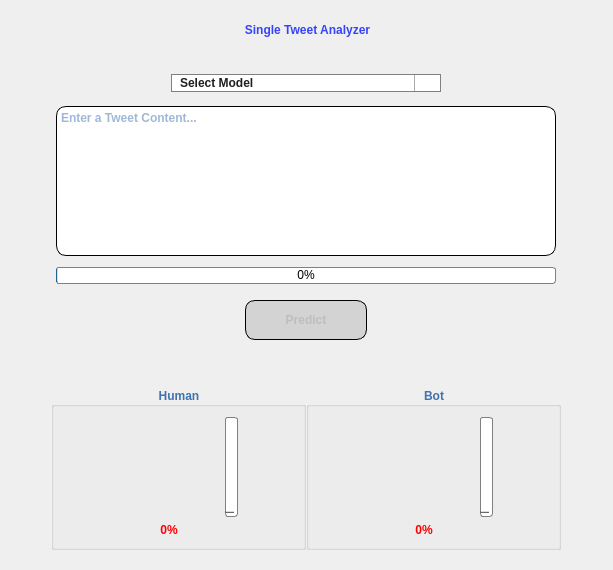
<?xml version="1.0" encoding="UTF-8"?>
<ui version="4.0">
 <class>SingleAnalyzer</class>
 <widget class="QWidget" name="SingleAnalyzer">
  <property name="enabled">
   <bool>true</bool>
  </property>
  <property name="geometry">
   <rect>
    <x>0</x>
    <y>0</y>
    <width>613</width>
    <height>570</height>
   </rect>
  </property>
  <property name="windowTitle">
   <string>Single Tweet Analyzer</string>
  </property>
  <property name="windowIcon">
   <iconset resource="source.qrc">
    <normaloff>:/images/icon.png</normaloff>:/images/icon.png</iconset>
  </property>
  <property name="styleSheet">
   <string notr="true">#lbl_title {
font: 75 20pt &quot;Microsoft YaHei UI&quot;;
font-weight: bold;
qproperty-alignment: AlignCenter;
color: qlineargradient(spread:pad, x1:0, y1:0, x2:1, y2:0, stop:0 #3643f7, stop:1 #3643f7);
}

#lbl_model {
font: 75 11pt &quot;Microsoft YaHei UI&quot;;
font-weight: bold;
color: black;
padding-left: 1px
}

QComboBox {
font: 75 10.5pt &quot;Microsoft YaHei UI&quot;;
font-weight: bold;
color: #1F1F21;
 border: 1px solid gray;
 border-radius: 10px;
 min-width: 6em;
padding-left: 8px;
qproperty-alignment: AlignCenter;
}
QComboBox::hover {
 border: 1px solid blue;
background: #f0f5f9;
}
/* QComboBox gets the &quot;on&quot; state when the popup is open */
QComboBox:!editable:on, QComboBox::drop-down:editable:on {
    color: qlineargradient(x1: 0, y1: 0, x2: 0, y2: 1,
                                stop: 0 #D3D3D3, stop: 0.4 #D8D8D8,
                                stop: 0.5 #DDDDDD, stop: 1.0 #E1E1E1);
}
QComboBox:on {
    borde-radius: 10px;
}

QComboBox::drop-down {
    subcontrol-origin: padding;
    subcontrol-position: top right;
    width: 25px;
    border-left-width: 1px;
    border-left-color: darkgray;
    border-left-style: solid; /* just a single line */
    border-top-right-radius: 10px; /* same radius as the QComboBox */
    border-bottom-right-radius: 10px;
}
QComboBox QAbstractItemView {
    border-radius: 10px;
    background: white;
    border: 1px solid gray;
    box-shadow: transparent;
    selection-background-color:lightblue;
	color: #1F1F21;
}

QComboBox::down-arrow {
image: url(:/images/arrow_down.png);
    width: 15px;
    height: 15px;
padding-right: 1px;
}

QTextEdit {
border: 1px solid; 
border-radius:10px;
background-color: palette(base);
font: 75 14pt &quot;Georgia, serif&quot;;
font-weight: bold;
color: #3f72af;
 min-width: 6em;
}

QTextEdit::disabled {
background-color: #D3D3D3;
}

#progressbar_batch::disabled {
background-color: #D3D3D3;
}
#lbl_result {
font: 75 18pt &quot;Microsoft YaHei UI&quot;;
font-weight: bold;
qproperty-alignment: AlignCenter;
color: #3f72af;
}

#btn_homepage {
background: transparent;
border-radius: 19px;
}

#btn_homepage::hover {
background: #3f72af;
}

#btn_help {
background: transparent;
border-radius: 19px;
}

#btn_help::hover {
background: #3f72af;
}

QPushButton {
font: 75 13pt &quot;Microsoft YaHei UI&quot;;
font-weight: bold;
border: 1px solid; 
border-radius:10px;
background-color: #f0f5f9;
}
QPushButton::disabled {
background-color: #D3D3D3;
}
QPushButton::hover {
background: #c9d6df;
}
QPushButton:pressed {
background: #3f72af;
}
QProgressBar:horizontal {
border: 1px solid gray;
border-radius: 3px;
background: white;
padding: 0px;
}
QProgressBar::chunk:horizontal {
background: qlineargradient(x1: 0, y1: 0,    x2: 0, y2: 1,
    stop: 0 #a8ff78, stop: 1 #78ffd6);
}

QProgressBar:vertical {
border: 1px solid gray;
border-radius: 3px;
background: white;
padding: 0px;
}
QProgressBar::chunk:vertical {
background: qlineargradient(x1: 0, y1: 0,    x2: 0, y2: 1,
    stop: 0 #a8ff78, stop: 1 #78ffd6);
}

QProgressBar::chunk:vertical::disabled {
background: qlineargradient(x1: 0, y1: 0,    x2: 0, y2: 1,
    stop: 0 #ED213A, stop: 1 #93291E);
}

QGroupBox {
font: 75 13pt &quot;Microsoft YaHei UI&quot;;
font-weight: bold;
color: #3f72af;
}

#lbl_human_result, #lbl_bot_result {
font: 75 13pt &quot;Microsoft YaHei UI&quot;;
font-weight: bold;
color: green;
}

#lbl_human_result, #lbl_bot_result::disabled {
color: red;
}

#pic_human {
image: url(:/images/human.png);
}

#pic_bot {
image: url(:/images/bot.png);
}


</string>
  </property>
  <layout class="QVBoxLayout" name="verticalLayout">
   <item>
    <layout class="QHBoxLayout" name="horizontalLayout_11">
     <property name="topMargin">
      <number>0</number>
     </property>
     <item>
      <widget class="QToolButton" name="btn_homepage">
       <property name="toolTip">
        <string>Back To HomePage</string>
       </property>
       <property name="autoFillBackground">
        <bool>false</bool>
       </property>
       <property name="text">
        <string/>
       </property>
       <property name="icon">
        <iconset resource="source.qrc">
         <normaloff>:/images/homepage.png</normaloff>:/images/homepage.png</iconset>
       </property>
       <property name="iconSize">
        <size>
         <width>35</width>
         <height>35</height>
        </size>
       </property>
      </widget>
     </item>
     <item>
      <widget class="QToolButton" name="btn_help">
       <property name="toolTip">
        <string>Open Help Documentation</string>
       </property>
       <property name="text">
        <string/>
       </property>
       <property name="icon">
        <iconset resource="source.qrc">
         <normaloff>:/images/help.png</normaloff>:/images/help.png</iconset>
       </property>
       <property name="iconSize">
        <size>
         <width>35</width>
         <height>35</height>
        </size>
       </property>
      </widget>
     </item>
     <item>
      <widget class="QLabel" name="lbl_title">
       <property name="sizePolicy">
        <sizepolicy hsizetype="Minimum" vsizetype="Fixed">
         <horstretch>0</horstretch>
         <verstretch>0</verstretch>
        </sizepolicy>
       </property>
       <property name="text">
        <string>Single Tweet Analyzer</string>
       </property>
       <property name="alignment">
        <set>Qt::AlignCenter</set>
       </property>
      </widget>
     </item>
     <item>
      <spacer name="horizontalSpacer_2">
       <property name="orientation">
        <enum>Qt::Horizontal</enum>
       </property>
       <property name="sizeType">
        <enum>QSizePolicy::Fixed</enum>
       </property>
       <property name="sizeHint" stdset="0">
        <size>
         <width>86</width>
         <height>20</height>
        </size>
       </property>
      </spacer>
     </item>
    </layout>
   </item>
   <item>
    <layout class="QHBoxLayout" name="horizontalLayout">
     <property name="spacing">
      <number>0</number>
     </property>
     <property name="sizeConstraint">
      <enum>QLayout::SetDefaultConstraint</enum>
     </property>
     <property name="leftMargin">
      <number>60</number>
     </property>
     <property name="topMargin">
      <number>19</number>
     </property>
     <property name="rightMargin">
      <number>60</number>
     </property>
     <item>
      <widget class="QComboBox" name="combobox_model">
       <property name="enabled">
        <bool>true</bool>
       </property>
       <property name="sizePolicy">
        <sizepolicy hsizetype="Preferred" vsizetype="Fixed">
         <horstretch>0</horstretch>
         <verstretch>0</verstretch>
        </sizepolicy>
       </property>
       <property name="minimumSize">
        <size>
         <width>124</width>
         <height>0</height>
        </size>
       </property>
       <property name="maximumSize">
        <size>
         <width>270</width>
         <height>16777215</height>
        </size>
       </property>
       <property name="currentText">
        <string>Select Model</string>
       </property>
       <property name="sizeAdjustPolicy">
        <enum>QComboBox::AdjustToContents</enum>
       </property>
       <property name="minimumContentsLength">
        <number>150</number>
       </property>
       <item>
        <property name="text">
         <string>Select Model</string>
        </property>
       </item>
      </widget>
     </item>
    </layout>
   </item>
   <item>
    <layout class="QVBoxLayout" name="verticalLayout_8">
     <property name="topMargin">
      <number>8</number>
     </property>
     <property name="bottomMargin">
      <number>0</number>
     </property>
     <item>
      <layout class="QHBoxLayout" name="horizontalLayout_6">
       <property name="spacing">
        <number>6</number>
       </property>
       <property name="topMargin">
        <number>0</number>
       </property>
       <item alignment="Qt::AlignTop">
        <widget class="QLabel" name="label_2">
         <property name="sizePolicy">
          <sizepolicy hsizetype="Fixed" vsizetype="Fixed">
           <horstretch>0</horstretch>
           <verstretch>0</verstretch>
          </sizepolicy>
         </property>
         <property name="minimumSize">
          <size>
           <width>25</width>
           <height>25</height>
          </size>
         </property>
         <property name="maximumSize">
          <size>
           <width>25</width>
           <height>25</height>
          </size>
         </property>
         <property name="styleSheet">
          <string notr="true">image: url(:/images/open_quotes.png);</string>
         </property>
         <property name="text">
          <string/>
         </property>
        </widget>
       </item>
       <item>
        <widget class="QTextEdit" name="textbox_tweet">
         <property name="enabled">
          <bool>true</bool>
         </property>
         <property name="sizePolicy">
          <sizepolicy hsizetype="Preferred" vsizetype="Fixed">
           <horstretch>0</horstretch>
           <verstretch>0</verstretch>
          </sizepolicy>
         </property>
         <property name="minimumSize">
          <size>
           <width>140</width>
           <height>150</height>
          </size>
         </property>
         <property name="maximumSize">
          <size>
           <width>500</width>
           <height>150</height>
          </size>
         </property>
         <property name="sizeAdjustPolicy">
          <enum>QAbstractScrollArea::AdjustIgnored</enum>
         </property>
         <property name="lineWrapMode">
          <enum>QTextEdit::WidgetWidth</enum>
         </property>
         <property name="acceptRichText">
          <bool>false</bool>
         </property>
         <property name="placeholderText">
          <string>Enter a Tweet Content...</string>
         </property>
        </widget>
       </item>
       <item alignment="Qt::AlignBottom">
        <widget class="QLabel" name="label_3">
         <property name="sizePolicy">
          <sizepolicy hsizetype="Fixed" vsizetype="Fixed">
           <horstretch>0</horstretch>
           <verstretch>0</verstretch>
          </sizepolicy>
         </property>
         <property name="minimumSize">
          <size>
           <width>25</width>
           <height>25</height>
          </size>
         </property>
         <property name="maximumSize">
          <size>
           <width>25</width>
           <height>25</height>
          </size>
         </property>
         <property name="styleSheet">
          <string notr="true">image: url(:/images/close_quotes.png);</string>
         </property>
         <property name="text">
          <string/>
         </property>
        </widget>
       </item>
      </layout>
     </item>
     <item>
      <layout class="QHBoxLayout" name="horizontalLayout_4">
       <property name="topMargin">
        <number>5</number>
       </property>
       <item>
        <widget class="QProgressBar" name="progressbar_batch">
         <property name="enabled">
          <bool>true</bool>
         </property>
         <property name="sizePolicy">
          <sizepolicy hsizetype="Preferred" vsizetype="Fixed">
           <horstretch>0</horstretch>
           <verstretch>0</verstretch>
          </sizepolicy>
         </property>
         <property name="minimumSize">
          <size>
           <width>200</width>
           <height>17</height>
          </size>
         </property>
         <property name="maximumSize">
          <size>
           <width>500</width>
           <height>17</height>
          </size>
         </property>
         <property name="value">
          <number>0</number>
         </property>
         <property name="alignment">
          <set>Qt::AlignCenter</set>
         </property>
        </widget>
       </item>
      </layout>
     </item>
     <item>
      <layout class="QHBoxLayout" name="horizontalLayout_3">
       <property name="topMargin">
        <number>10</number>
       </property>
       <property name="bottomMargin">
        <number>10</number>
       </property>
       <item>
        <widget class="QPushButton" name="btn_start">
         <property name="enabled">
          <bool>false</bool>
         </property>
         <property name="sizePolicy">
          <sizepolicy hsizetype="Fixed" vsizetype="Fixed">
           <horstretch>0</horstretch>
           <verstretch>0</verstretch>
          </sizepolicy>
         </property>
         <property name="minimumSize">
          <size>
           <width>122</width>
           <height>40</height>
          </size>
         </property>
         <property name="maximumSize">
          <size>
           <width>16777215</width>
           <height>40</height>
          </size>
         </property>
         <property name="text">
          <string>Predict</string>
         </property>
         <property name="icon">
          <iconset resource="source.qrc">
           <normaloff>:/images/predict.png</normaloff>:/images/predict.png</iconset>
         </property>
         <property name="iconSize">
          <size>
           <width>35</width>
           <height>35</height>
          </size>
         </property>
        </widget>
       </item>
      </layout>
     </item>
    </layout>
   </item>
   <item>
    <spacer name="verticalSpacer">
     <property name="orientation">
      <enum>Qt::Vertical</enum>
     </property>
     <property name="sizeHint" stdset="0">
      <size>
       <width>20</width>
       <height>40</height>
      </size>
     </property>
    </spacer>
   </item>
   <item>
    <widget class="QFrame" name="horizontalFrame_2">
     <layout class="QHBoxLayout" name="horizontalLayout_2">
      <property name="spacing">
       <number>0</number>
      </property>
      <property name="leftMargin">
       <number>10</number>
      </property>
      <property name="topMargin">
       <number>0</number>
      </property>
      <property name="rightMargin">
       <number>10</number>
      </property>
      <item>
       <spacer name="horizontalSpacer">
        <property name="orientation">
         <enum>Qt::Horizontal</enum>
        </property>
        <property name="sizeHint" stdset="0">
         <size>
          <width>40</width>
          <height>20</height>
         </size>
        </property>
       </spacer>
      </item>
      <item>
       <widget class="QGroupBox" name="groupbox_human">
        <property name="enabled">
         <bool>false</bool>
        </property>
        <property name="title">
         <string>Human</string>
        </property>
        <property name="alignment">
         <set>Qt::AlignCenter</set>
        </property>
        <layout class="QVBoxLayout" name="verticalLayout_2">
         <property name="leftMargin">
          <number>25</number>
         </property>
         <property name="topMargin">
          <number>10</number>
         </property>
         <property name="rightMargin">
          <number>25</number>
         </property>
         <property name="bottomMargin">
          <number>10</number>
         </property>
         <item>
          <layout class="QHBoxLayout" name="horizontalLayout_5">
           <property name="spacing">
            <number>6</number>
           </property>
           <property name="leftMargin">
            <number>40</number>
           </property>
           <property name="topMargin">
            <number>0</number>
           </property>
           <property name="rightMargin">
            <number>40</number>
           </property>
           <item>
            <layout class="QVBoxLayout" name="verticalLayout_4">
             <item>
              <widget class="QLabel" name="pic_human">
               <property name="minimumSize">
                <size>
                 <width>100</width>
                 <height>100</height>
                </size>
               </property>
               <property name="maximumSize">
                <size>
                 <width>100</width>
                 <height>100</height>
                </size>
               </property>
               <property name="styleSheet">
                <string notr="true"/>
               </property>
               <property name="text">
                <string/>
               </property>
               <property name="alignment">
                <set>Qt::AlignCenter</set>
               </property>
              </widget>
             </item>
             <item>
              <widget class="QLabel" name="lbl_human_result">
               <property name="text">
                <string>0%</string>
               </property>
               <property name="alignment">
                <set>Qt::AlignCenter</set>
               </property>
              </widget>
             </item>
            </layout>
           </item>
           <item>
            <layout class="QVBoxLayout" name="verticalLayout_5">
             <item>
              <widget class="QProgressBar" name="progressbar_human">
               <property name="sizePolicy">
                <sizepolicy hsizetype="Preferred" vsizetype="Fixed">
                 <horstretch>0</horstretch>
                 <verstretch>0</verstretch>
                </sizepolicy>
               </property>
               <property name="minimumSize">
                <size>
                 <width>13</width>
                 <height>100</height>
                </size>
               </property>
               <property name="maximumSize">
                <size>
                 <width>13</width>
                 <height>100</height>
                </size>
               </property>
               <property name="maximum">
                <number>100</number>
               </property>
               <property name="value">
                <number>0</number>
               </property>
               <property name="alignment">
                <set>Qt::AlignCenter</set>
               </property>
               <property name="textVisible">
                <bool>false</bool>
               </property>
               <property name="orientation">
                <enum>Qt::Vertical</enum>
               </property>
               <property name="format">
                <string/>
               </property>
              </widget>
             </item>
             <item>
              <widget class="QLabel" name="label">
               <property name="text">
                <string/>
               </property>
              </widget>
             </item>
            </layout>
           </item>
          </layout>
         </item>
        </layout>
       </widget>
      </item>
      <item>
       <widget class="QGroupBox" name="groupbox_bot">
        <property name="enabled">
         <bool>false</bool>
        </property>
        <property name="title">
         <string>Bot</string>
        </property>
        <property name="alignment">
         <set>Qt::AlignCenter</set>
        </property>
        <layout class="QVBoxLayout" name="verticalLayout_3">
         <property name="leftMargin">
          <number>25</number>
         </property>
         <property name="topMargin">
          <number>10</number>
         </property>
         <property name="rightMargin">
          <number>25</number>
         </property>
         <property name="bottomMargin">
          <number>10</number>
         </property>
         <item>
          <layout class="QHBoxLayout" name="horizontalLayout_7">
           <property name="spacing">
            <number>6</number>
           </property>
           <property name="leftMargin">
            <number>40</number>
           </property>
           <property name="topMargin">
            <number>0</number>
           </property>
           <property name="rightMargin">
            <number>40</number>
           </property>
           <item>
            <layout class="QVBoxLayout" name="verticalLayout_6">
             <item alignment="Qt::AlignHCenter">
              <widget class="QLabel" name="pic_bot">
               <property name="minimumSize">
                <size>
                 <width>100</width>
                 <height>100</height>
                </size>
               </property>
               <property name="maximumSize">
                <size>
                 <width>100</width>
                 <height>100</height>
                </size>
               </property>
               <property name="styleSheet">
                <string notr="true"/>
               </property>
               <property name="text">
                <string/>
               </property>
              </widget>
             </item>
             <item>
              <widget class="QLabel" name="lbl_bot_result">
               <property name="text">
                <string>0%</string>
               </property>
               <property name="alignment">
                <set>Qt::AlignCenter</set>
               </property>
              </widget>
             </item>
            </layout>
           </item>
           <item>
            <layout class="QVBoxLayout" name="verticalLayout_7">
             <item>
              <widget class="QProgressBar" name="progressbar_bot">
               <property name="sizePolicy">
                <sizepolicy hsizetype="Preferred" vsizetype="Fixed">
                 <horstretch>0</horstretch>
                 <verstretch>0</verstretch>
                </sizepolicy>
               </property>
               <property name="minimumSize">
                <size>
                 <width>13</width>
                 <height>100</height>
                </size>
               </property>
               <property name="maximumSize">
                <size>
                 <width>13</width>
                 <height>100</height>
                </size>
               </property>
               <property name="value">
                <number>0</number>
               </property>
               <property name="alignment">
                <set>Qt::AlignCenter</set>
               </property>
               <property name="textVisible">
                <bool>false</bool>
               </property>
               <property name="orientation">
                <enum>Qt::Vertical</enum>
               </property>
               <property name="format">
                <string/>
               </property>
              </widget>
             </item>
             <item>
              <widget class="QLabel" name="label_5">
               <property name="text">
                <string/>
               </property>
              </widget>
             </item>
            </layout>
           </item>
          </layout>
         </item>
        </layout>
       </widget>
      </item>
      <item>
       <spacer name="horizontalSpacer_3">
        <property name="orientation">
         <enum>Qt::Horizontal</enum>
        </property>
        <property name="sizeHint" stdset="0">
         <size>
          <width>40</width>
          <height>20</height>
         </size>
        </property>
       </spacer>
      </item>
     </layout>
    </widget>
   </item>
  </layout>
 </widget>
 <resources>
  <include location="source.qrc"/>
 </resources>
 <connections/>
</ui>
